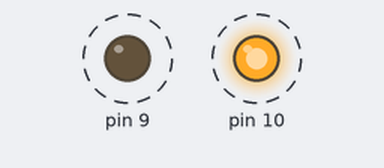
Bench run of a sketch on a simulated Arduino Uno, built with avr-gcc and run on an emulated ATmega328P. Parts: output pins drawn as LEDs (lit = HIGH). Dashed ring = blinking.

Above: at 0.5 s.
Timing chart, 0 to 3.0 s (numbered marks = the images above):
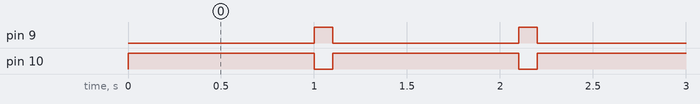

Measured:
- by itself, pin 9: alternates HIGH for 0.10 s and LOW for 1.0 s
- by itself, pin 10: alternates HIGH for 1.0 s and LOW for 0.10 s

The sketch:

pisca-led.ino
```cpp
  int timer,timer2;

void setup() {
  pinMode(10,OUTPUT);
  pinMode(9,OUTPUT);
  timer=1000;
  timer2=100;

}

void loop() {
  // put your main code here, to run repeatedly:

  digitalWrite(10,HIGH);
  digitalWrite(9,LOW);
  delay(timer);

  digitalWrite(10,LOW);
  digitalWrite(9,HIGH);
  delay(timer2);
}
```
